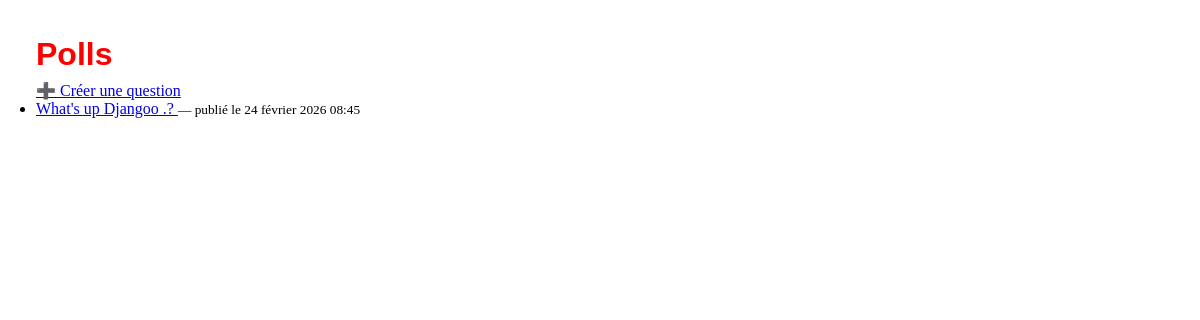
/polls/, run on an earlier commit of the app's database.
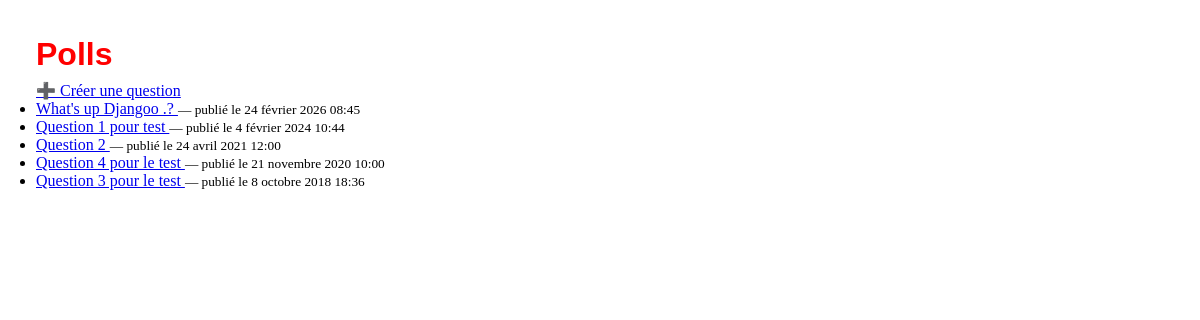
And on a later commit of the database.
### polls/models.py (models this page shows, shortened)
class Question(models.Model):
    question_text = models.CharField(max_length=200)
    pub_date = models.DateTimeField("date published")

### polls/views.py (the view)
# urls.py: path("", views.index, name="index"),
def index(request):
    now = timezone.now()
    latest_question_list = (
        Question.objects
        .filter(pub_date__lte=now)  # ✅ exclut le futur
        .order_by("-pub_date")[:5]
    )
    context = {"latest_question_list": latest_question_list}
    return render(request, "polls/index.html", context)

### polls/templates/polls/index.html
{% load static %}
<link rel="stylesheet" href="{% static 'polls/style.css' %}">
<body>
  <h1>Polls</h1>
  <p>
    <a href="{% url 'polls:create_question' %}">➕ Créer une question</a>
  </p>
  {% if latest_question_list %}
    <ul>
      {% for question in latest_question_list %}
        <li>
          <a href="{% url 'polls:detail' question.pk %}">
            {{ question.question_text }}
          </a>
          <small class="date">— publié le {{ question.pub_date }}</small>
        </li>
      {% endfor %}
    </ul>
  {% else %}
    <p>Aucun sondage disponible.</p>
  {% endif %}
</body>

### polls/static/polls/style.css (style rules this page uses)
* { margin: 0; padding: 0; }
body { background: white url("../pictures/Dino.png"); padding: 3%; }
ul,li { background: white; }
h1 { margin-bottom: 0.5rem; color: red; font-family: Arial, sans-serif; }

What changed in the data, as far as the page shows it:
added Question: question_text "Question 1 pour test", pub_date "4 février 2024 10:44"
added Question: question_text "Question 2", pub_date "24 avril 2021 12:00"
added Question: question_text "Question 4 pour le test", pub_date "21 novembre 2020 10:00"
added Question: question_text "Question 3 pour le test", pub_date "8 octobre 2018 18:36"
